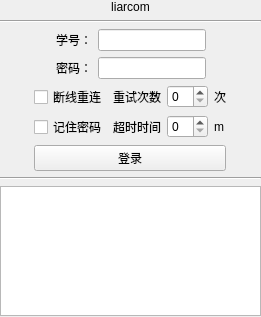
<?xml version="1.0" encoding="UTF-8"?>
<ui version="4.0">
 <class>MainWindow</class>
 <widget class="QMainWindow" name="MainWindow">
  <property name="enabled">
   <bool>true</bool>
  </property>
  <property name="geometry">
   <rect>
    <x>0</x>
    <y>0</y>
    <width>261</width>
    <height>317</height>
   </rect>
  </property>
  <property name="windowTitle">
   <string>liarcom</string>
  </property>
  <widget class="QWidget" name="centralwidget">
   <widget class="QWidget" name="verticalLayoutWidget">
    <property name="geometry">
     <rect>
      <x>0</x>
      <y>0</y>
      <width>261</width>
      <height>316</height>
     </rect>
    </property>
    <layout class="QVBoxLayout" name="verticalLayout">
     <item>
      <widget class="QLabel" name="topLabel">
       <property name="text">
        <string>liarcom</string>
       </property>
       <property name="alignment">
        <set>Qt::AlignCenter</set>
       </property>
      </widget>
     </item>
     <item>
      <widget class="Line" name="line0">
       <property name="orientation">
        <enum>Qt::Horizontal</enum>
       </property>
      </widget>
     </item>
     <item>
      <layout class="QGridLayout" name="gridLayout">
       <item row="1" column="1">
        <widget class="QLabel" name="passwordLabel">
         <property name="text">
          <string>密码：</string>
         </property>
        </widget>
       </item>
       <item row="0" column="2">
        <widget class="QLineEdit" name="userNameLineEdit"/>
       </item>
       <item row="0" column="0" rowspan="2">
        <spacer name="horizontalSpacer0">
         <property name="orientation">
          <enum>Qt::Horizontal</enum>
         </property>
         <property name="sizeHint" stdset="0">
          <size>
           <width>40</width>
           <height>20</height>
          </size>
         </property>
        </spacer>
       </item>
       <item row="0" column="1">
        <widget class="QLabel" name="userNameLabel">
         <property name="text">
          <string>学号：</string>
         </property>
        </widget>
       </item>
       <item row="1" column="2">
        <widget class="QLineEdit" name="passwordLineEdit"/>
       </item>
       <item row="0" column="3" rowspan="2">
        <spacer name="horizontalSpacer1">
         <property name="orientation">
          <enum>Qt::Horizontal</enum>
         </property>
         <property name="sizeHint" stdset="0">
          <size>
           <width>40</width>
           <height>20</height>
          </size>
         </property>
        </spacer>
       </item>
      </layout>
     </item>
     <item>
      <layout class="QGridLayout" name="gridLayout_2">
       <item row="0" column="1">
        <spacer name="horizontalSpacer2">
         <property name="orientation">
          <enum>Qt::Horizontal</enum>
         </property>
         <property name="sizeHint" stdset="0">
          <size>
           <width>40</width>
           <height>20</height>
          </size>
         </property>
        </spacer>
       </item>
       <item row="0" column="4">
        <widget class="QSpinBox" name="retryTimesSpinBox"/>
       </item>
       <item row="1" column="5">
        <widget class="QLabel" name="label1">
         <property name="text">
          <string>m</string>
         </property>
        </widget>
       </item>
       <item row="1" column="4">
        <widget class="QSpinBox" name="timeoutSpinBox"/>
       </item>
       <item row="0" column="2">
        <widget class="QCheckBox" name="retryCheckBox">
         <property name="text">
          <string>断线重连</string>
         </property>
        </widget>
       </item>
       <item row="1" column="3">
        <widget class="QLabel" name="timeoutLabel">
         <property name="text">
          <string>超时时间</string>
         </property>
        </widget>
       </item>
       <item row="0" column="3">
        <widget class="QLabel" name="retryTimesLabel">
         <property name="text">
          <string>重试次数</string>
         </property>
        </widget>
       </item>
       <item row="0" column="5">
        <widget class="QLabel" name="label0">
         <property name="text">
          <string>次</string>
         </property>
        </widget>
       </item>
       <item row="0" column="6">
        <spacer name="horizontalSpacer3">
         <property name="orientation">
          <enum>Qt::Horizontal</enum>
         </property>
         <property name="sizeHint" stdset="0">
          <size>
           <width>40</width>
           <height>20</height>
          </size>
         </property>
        </spacer>
       </item>
       <item row="1" column="2">
        <widget class="QCheckBox" name="remPasswdCheckBox">
         <property name="text">
          <string>记住密码</string>
         </property>
        </widget>
       </item>
       <item row="2" column="2" colspan="4">
        <widget class="QPushButton" name="pushButton">
         <property name="text">
          <string>登录</string>
         </property>
        </widget>
       </item>
      </layout>
     </item>
     <item>
      <widget class="Line" name="line">
       <property name="orientation">
        <enum>Qt::Horizontal</enum>
       </property>
      </widget>
     </item>
     <item>
      <widget class="QTextBrowser" name="logTextBrowser"/>
     </item>
    </layout>
   </widget>
  </widget>
 </widget>
 <resources/>
 <connections/>
</ui>
